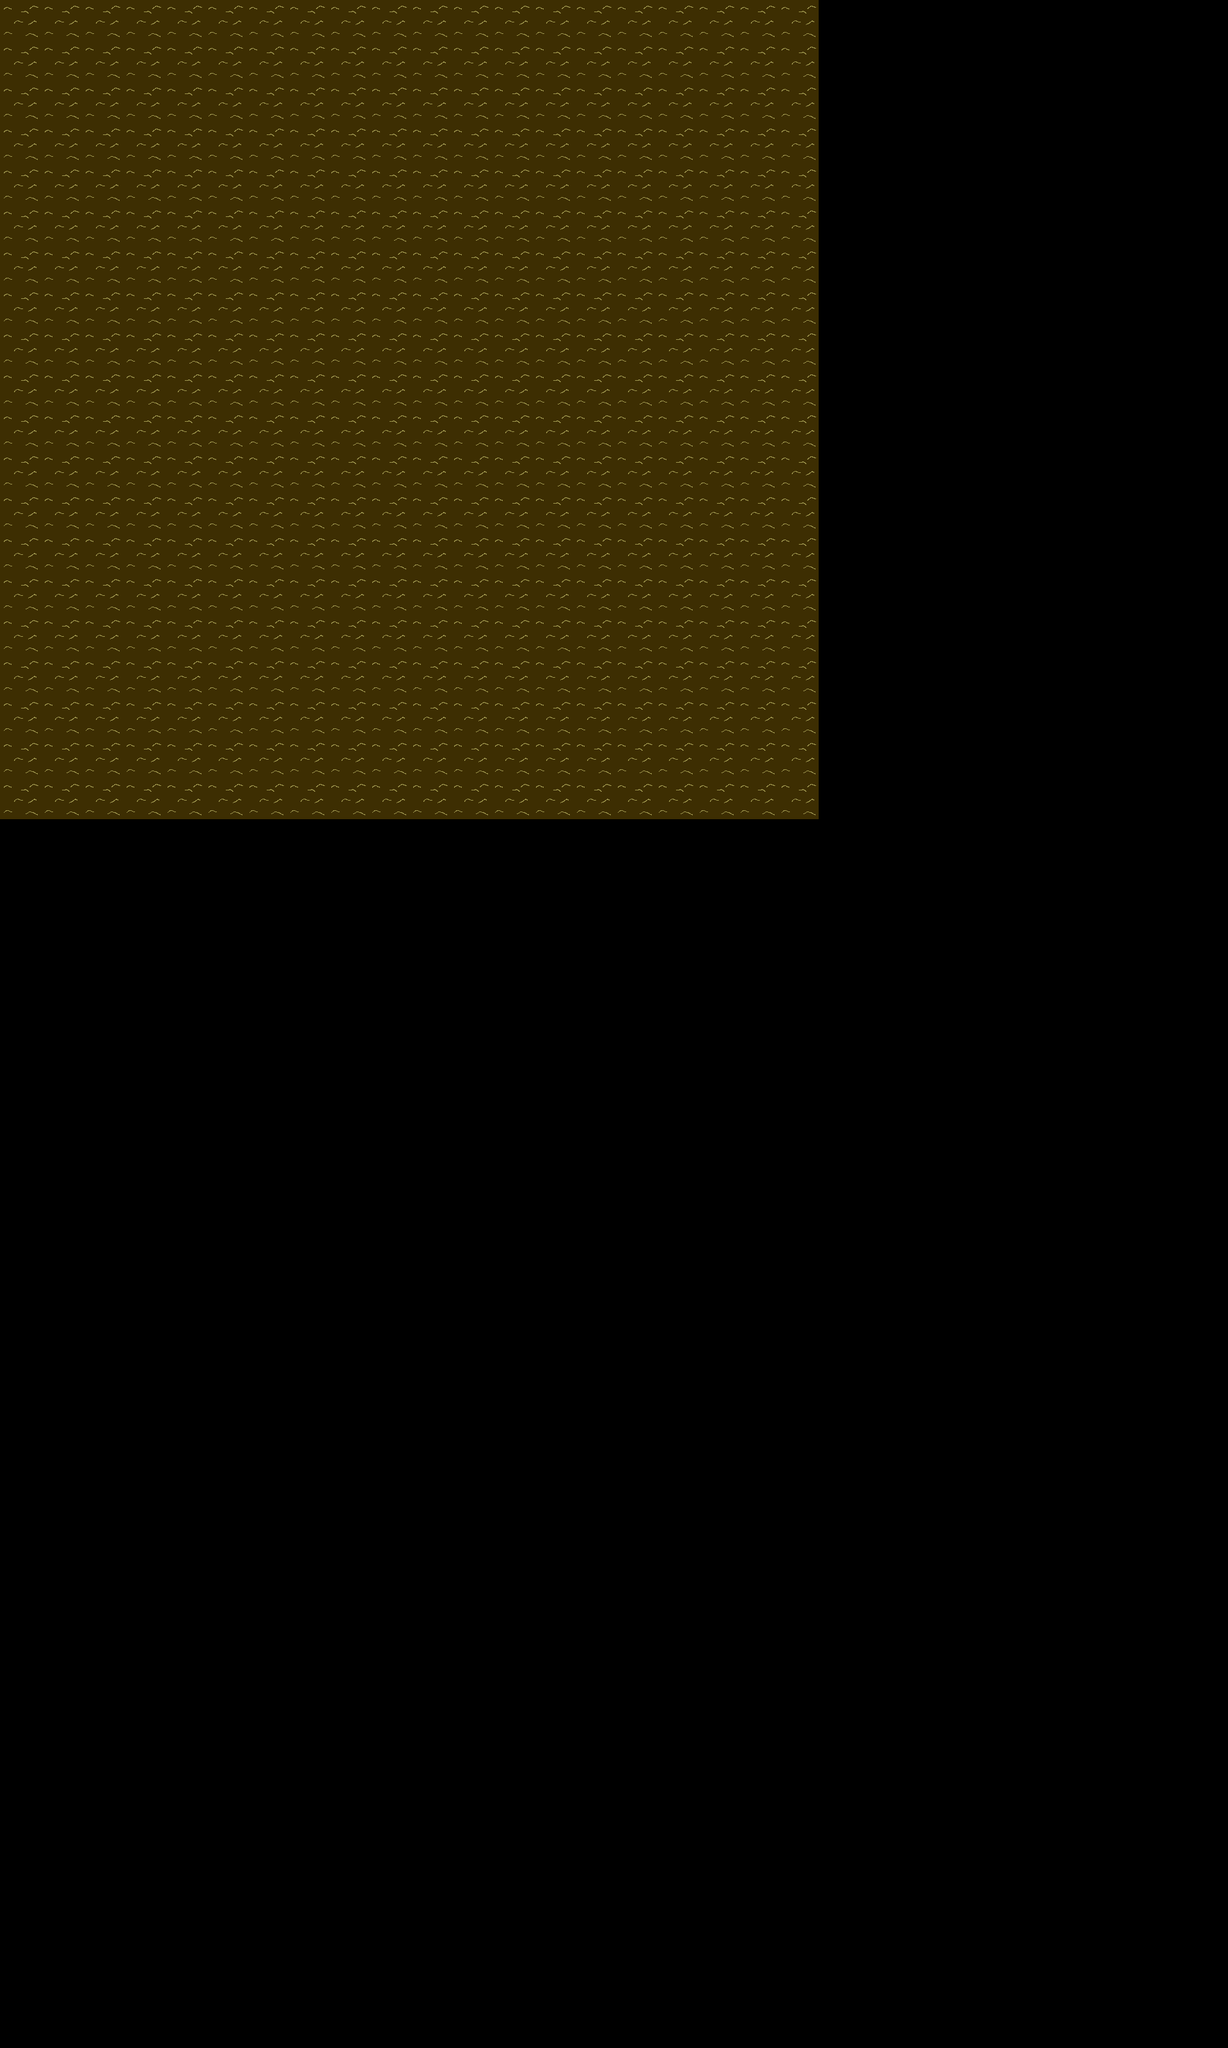

Below is a game level as drawn by its tile map, then a one-line description and the .tmx that defines it (tile-layer data replaced by summaries):
An orthogonal 30x50 tile map with 64x64 px tiles, 6 tile layers (Ground, Detail, Overlay, Items, ...), 2 tilesets and 3 objects (2x Portal, PlayerStart).

<map version="1.0" orientation="orthogonal" width="30" height="50" tilewidth="64" tileheight="64">
 <tileset firstgid="1" name="Items" tilewidth="64" tileheight="64">
  <image source="Tilesheets/Items.png" width="128" height="260" />
 </tileset>
 <tileset firstgid="9" name="TileSheetRevised" tilewidth="64" tileheight="64">
  <image source="Tilesheets/TileSheetRevised.png" width="640" height="640" />
 </tileset>
 <layer name="Ground" width="30" height="50">
  <data>[1500 cells, 400 non-empty, 1 distinct tile ids]</data>
 </layer>
 <layer name="Detail" width="30" height="50">
  <data>[1500 cells, 0 non-empty, 0 distinct tile ids]</data>
 </layer>
 <layer name="Overlay" width="30" height="50">
  <data>[1500 cells, 0 non-empty, 0 distinct tile ids]</data>
 </layer>
 <objectgroup name="Objects" width="30" height="50">
  <object name="PlayerStart" type="PlayerStart" x="1029" y="843" width="61" height="56" />
  <object name="FirstCavePorta" type="Portal" x="443" y="836" width="68" height="64">
   <properties>
    <property name="DestinationMap" value="Maps\FirstCave" />
    <property name="DestinationTileLocation" value="5,23" />
   </properties>
  </object>
  <object name="FirstCavePorta" type="Portal" x="508" y="272" width="68" height="64">
   <properties>
    <property name="DestinationMap" value="Maps\FirstCave" />
    <property name="DestinationTileLocation" value="8,6" />
   </properties>
  </object>
 </objectgroup>
 <layer name="Items" width="30" height="50">
  <data>[1500 cells, 0 non-empty, 0 distinct tile ids]</data>
 </layer>
 <layer name="Clip" width="30" height="50">
  <data>[1500 cells, 0 non-empty, 0 distinct tile ids]</data>
 </layer>
 <layer name="AmmoClip" width="30" height="50">
  <data>[1500 cells, 0 non-empty, 0 distinct tile ids]</data>
 </layer>
</map>
